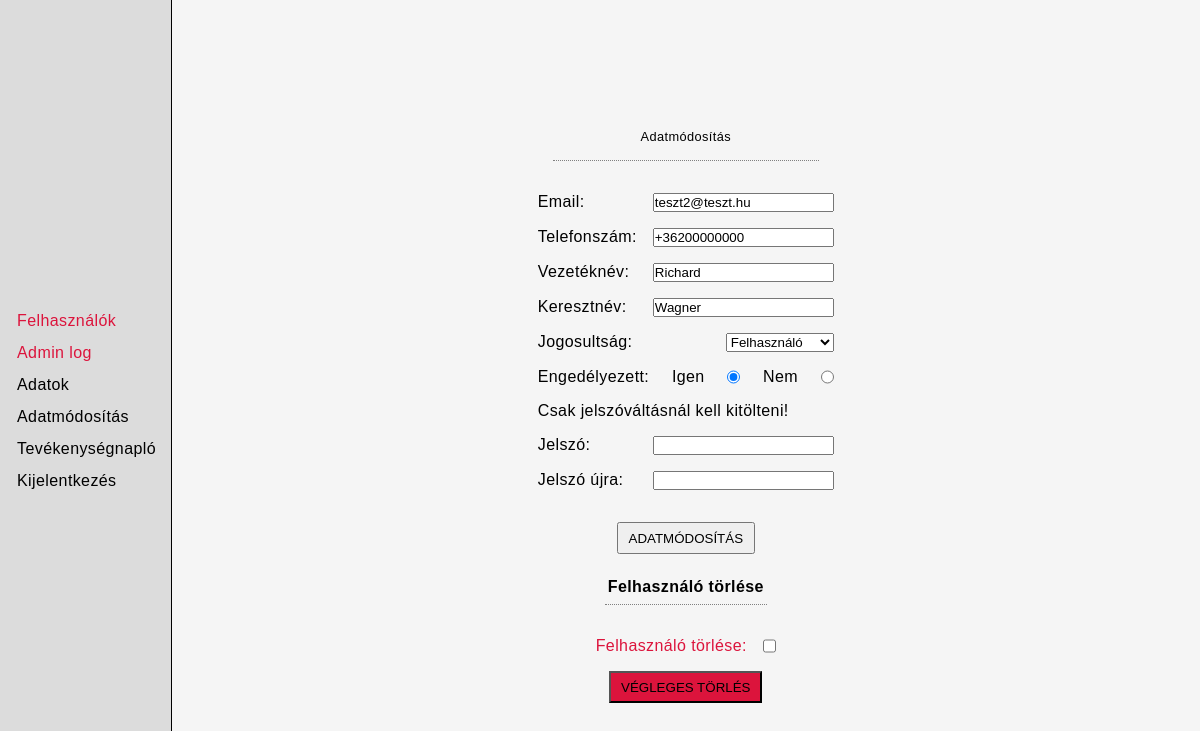
/userupdate?user=2 (signed in), run on the app's committed database.
### tables this page shows
CREATE TABLE `user` (
  `U_ID` int UNSIGNED NOT NULL,
  `PASSWORD` varchar(100) NOT NULL,
  `EMAIL` varchar(50) NOT NULL,
  `ROLE` tinyint UNSIGNED NOT NULL DEFAULT '2',
  `ENABLED` tinyint UNSIGNED NOT NULL DEFAULT '1'
);

CREATE TABLE `user_data` (
  `U_ID` int UNSIGNED NOT NULL,
  `FIRST_NAME` varchar(30) DEFAULT NULL,
  `LAST_NAME` varchar(30) DEFAULT NULL,
  `PHONE_NUMBER` varchar(30) DEFAULT NULL
);

### config/routes.php (called while the page is built, shortened)
<?php
$router = new Router();
$router->addRoute("/", function () {
    require_once("templates/home.php");
});
$router->addRoute("/home", function () {
    require_once("templates/home.php");
});
$router->addRoute("/login", function () {
    require_once("templates/login.php");
});
$router->addRoute("/registration", function () {
    require_once("templates/registration.php");
});
$router->addRoute("/logout", function () {
    require_once("templates/logout.php");
});
$router->addRoute("/update", function () {
    require_once("templates/updateUser.php");
});
$router->addRoute("/userlog", function () {
    require_once("templates/userlog.php");
});
$router->addRoute("/admin", function () {
    require_once("templates/admin/admin.php");
});
$router->addRoute("/userupdate", function () {
    require_once("templates/admin/adminUpdateUser.php");
});

### config/dbConfig.php (called while the page is built)
<?php
$server = "localhost";
$username = "root";
$password = "";
$database = "vegleges";

### classes/DbConnect.php (called while the page is built, shortened)
<?php
require_once $_SERVER['DOCUMENT_ROOT'] . '/config/dbConfig.php';
class DbConnect
{
    private $connection;
    public function __construct()
    {
        global $server, $username, $password, $database;
        if (!isset($this->connection)) {
            $this->connection = new mysqli($server, $username, $password, $database);
        }
    }
    public function getMysqli()
    {
        return $this->connection;
    }
}

### classes/GetFilter.php (called while the page is built, shortened)
<?php
class GetFilter
{
    public $getVar;
    private function validator()
    {
        $url = parse_url($_SERVER['REQUEST_URI'], PHP_URL_QUERY);
        $explodeurl = explode('=', $url);
        $value = $explodeurl[1];
        $this->getVar = filter_var($value, FILTER_VALIDATE_INT);
    }
    public function getVar()
    {
        return $this->getVar;
    }
}

### classes/GetUser.php (called while the page is built, shortened)
<?php
class GetUser extends DbConnect
{
    private function getAllUser($id)
    {
        $sql = "SELECT u_id FROM user WHERE u_id = '{$id}'";
        $query = $this->getMysqli()->query($sql);
        $numRows = $this->getMysqli()->affected_rows;
        if ($numRows > 0) {
            return true;
        } else {
            return false;
        }
    }
    public function getFullDataById(int $id)
    {
        if ($this->getAllUser($id) === true) {
            $sql = "SELECT user.u_id, user.password, user.email, user.role, user.enabled,
                        user_data.u_id, user_data.first_name, user_data.last_name, user_data.phone_number,
                        user_photo.u_id, user_photo.file_name,
                        role.r_name
                FROM user
                JOIN user_data ON (user_data.u_id = user.u_id)
                JOIN user_photo ON (user_photo.u_id = user.u_id)
                JOIN role ON (role.r_id = user.role)
                WHERE user.u_id = '{$id}'";
            $query = $this->getMysqli()->query($sql);
            $row = $query->fetch_assoc();
            return $row;
        } else {
            return false;
        }
    }
}

### classes/GetRole.php (called while the page is built, shortened)
<?php
class GetRole extends DbConnect
{
    public function getAllRole()
    {
        $sql = "SELECT r_id FROM role";
        $query = $this->getMysqli()->query($sql);
        while ($row = $query->fetch_assoc()) {
            $roles[] = $row['r_id'];
        }
        return $roles;
    }
    public function getRoleNameById($r_id)
    {
        $sql = "SELECT r_name FROM role WHERE r_id = '{$r_id}'";
        $query = $this->getMysqli()->query($sql);
        $row = $query->fetch_assoc();
        return $row['r_name'];
    }
}

### templates/admin/adminUpdateUser.php (the view, shortened to what this page needs)
<?php
require_once $_SERVER['DOCUMENT_ROOT'] . '/classes/UpdateUser.php';
$getFilter = new GetFilter();
$getVar = $getFilter->getVar();
if (isset($_GET['user'])) {
    $u_id = $getVar;
} else {
    header('location:/admin');
    exit();
}
$user = new GetUser();
$userRow = $user->getFullDataById($u_id);
$roles = new GetRole();
$allRoles = $roles->getAllRole();
?>
<form class="form" method="post" action="" autocomplete="off">
    <div class="form-title">
        <p>Adatmódosítás</p>
    </div>
    <div class="form-head">
        <div class="input-element">
            <label for="email">Email: </label>
            <input type="" name="email" id="email" value="<?php echo $userRow['email'] ?>" autocomplete="off" />
        </div>
        <div class="input-element">
            <label for="phonenumber">Telefonszám: </label>
            <input type="" name="phonenumber" id="phonenumber" value="<?php echo $userRow['phone_number'] ?>" />
        </div>
        <div class="input-element">
            <label for="firstname">Vezetéknév: </label>
            <input type="" name="firstname" id="firstname" value="<?php echo $userRow['first_name'] ?>" />
        </div>
        <div class="input-element">
            <label for="lastname">Keresztnév: </label>
            <input type="" name="lastname" id="lastname" value="<?php echo $userRow['last_name'] ?>" />
        </div>
        <div class="input-element">
            <label for="role">Jogosultság: </label>
            <select name="role" id="role">
                <?php
                foreach ($roles->getAllRole() as $value) {
                    if ($value == $userRow['role']) {
                        echo "<option value='{$value}' selected='selected'>{$roles->getRoleNameById($value)}</option>";
                    } else {
                        echo "<option value='{$value}'>{$roles->getRoleNameById($value)}</option>";
                    }
                }
                ?>
            </select>
        </div>
        <div class="input-element">
            <label>Engedélyezett: </label>
            <label for="enabled1">Igen</label>
            <input <?php if ($userRow['enabled'] == 1) : ?> checked <?php endif; ?> type="radio" id="enabled1" name="enabled" value="1">
            <label for="enabled2">Nem</label>
            <input <?php if ($userRow['enabled'] == 0) : ?> checked <?php endif; ?> type="radio" id="enabled2" name="enabled" value="0">
        </div>
        <div class="input-element">Csak jelszóváltásnál kell kitölteni!</div>
        <div class="input-element">
            <label for="password">Jelszó:</label>
            <input type="password" name="password" id="password" autocomplete="new-password" />
        </div>
        <div class="input-element">
            <label for="password2">Jelszó újra:</label>
            <input type="password" name="password2" id="password2" autocomplete="new-password" />
        </div>
    </div>
    <div class="form-bottom">
        <button class="btn" type="submit" name="update">Adatmódosítás</button>
    </div>
</form>
<form class="form" method="post" action="">
    <div class="form-title">
        <p>Felhasználó törlése</p>
    </div>
    <div class="form-head">
        <div class="input-element-red">
            <label for="delete">Felhasználó törlése: </label>
            <input type="checkbox" id="delete" name="deleteid" value="<?php echo $u_id ?>">
        </div>
        <div class="form-bottom">
            <button class="btn-red" type="submit" name="delete">Végleges törlés</button>
        </div>
</form>

### assets/style.css (style rules this page uses)
*, *::before, *::after { box-sizing: border-box; padding: 0; margin: 0; }
html { scroll-behavior: smooth; font-family: Helvetica, Arial, sans-serif; letter-spacing: 0.4px; }
.form { display: flex; flex-direction: column; align-items: center; row-gap: 2rem; }
.form-title { width: 90%; display: flex; flex-direction: column; align-items: center; row-gap: 0.5rem; border-bottom: 1px dotted grey; padding-bottom: 0.5rem; text-align: center; }
.form-title p { font-weight: bold; }
.form-title p:first-child { font-size: 0.8rem; font-weight: normal; }
.form-head { display: flex; flex-direction: column; row-gap: 1rem; }
.form-bottom { display: flex; flex-direction: column; row-gap: 1rem; align-items: center; }
.input-element { display: flex; column-gap: 1rem; justify-content: space-between; }
.input-element-red { display: flex; column-gap: 1rem; justify-content: space-between; color: crimson; }
.btn { display: flex; align-items: center; justify-content: center; height: 2rem; padding: 10px; text-transform: uppercase; cursor: pointer; }
.btn-red { display: flex; align-items: center; justify-content: center; height: 2rem; padding: 10px; text-transform: uppercase; cursor: pointer; background-color: crimson; }

### data on the page
user: email "teszt2@teszt.hu", phonenumber "+36200000000", firstname "Richard", lastname "Wagner", ENABLED "☑ Igen", ENABLED "☐ Nem"

### other printed values
form field role "Felhasználó"
